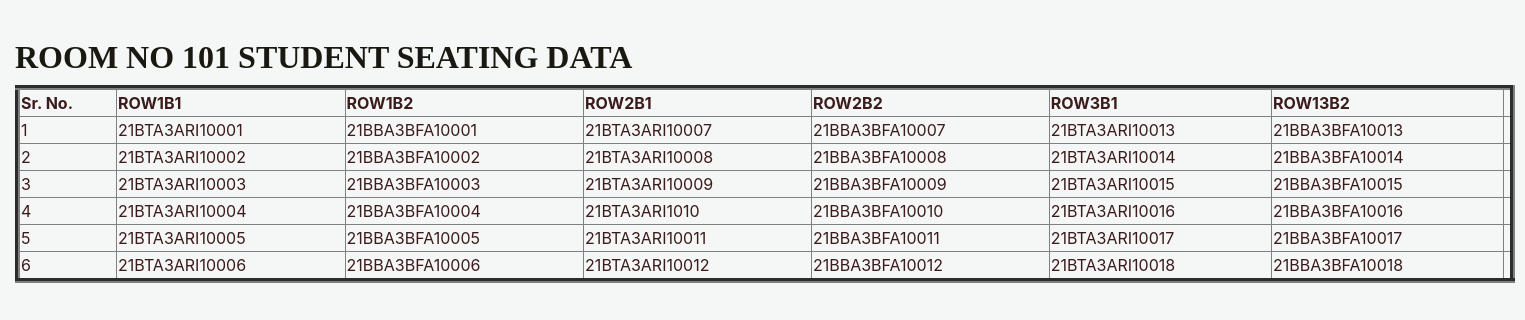
Page /displaypratice.php on the committed database.
### tables this page shows
CREATE TABLE `demo` (
  `ROW1B1` varchar(20) NOT NULL,
  `ROW1B2` varchar(20) NOT NULL,
  `ROW2B1` varchar(20) NOT NULL,
  `ROW2B2` varchar(20) NOT NULL,
  `ROW3B1` varchar(20) NOT NULL,
  `ROW3B2` varchar(20) NOT NULL
);

### displaypratice.php (the view, shortened to what this page needs)
<!DOCTYPE html>
<html lang="en">
<head>
  <link rel="stylesheet" href="https://maxcdn.bootstrapcdn.com/bootstrap/4.0.0/css/bootstrap.min.css"
>
    <link rel="stylesheet" href="css/sagesport.css">
    <link rel="stylesheet" href="https://cdnjs.cloudflare.com/ajax/libs/font-awesome/5.15.3/css/all.min.css">
</head>
<body>
    <section id="title" >
        <div class="container-fluid">
    <?php
  echo "<h2> <br><b>       ROOM NO 101 STUDENT SEATING DATA <b/> </h2>";
  $con=new mysqli("localhost","root","","pbl2project");
  $sql="select * from demo";
  $result = $con->query($sql);
  if ($result->num_rows > 0) {
    $i=1;
  echo "<table border='5' width='1500px'><tr><th>Sr. No.</th><th>ROW1B1</th><th>ROW1B2</th><th>ROW2B1</th><th>ROW2B2</th><th>ROW3B1</th><th>ROW13B2</th></tr>";
    while($row = $result->fetch_assoc()) {
  echo "<tr><td>".$i."</td><td>".$row['ROW1B1']."</td><td>".$row['ROW1B2']."</td><td>".$row['ROW2B1']."</td><td>".$row['ROW2B2']."</td><td>".$row['ROW3B1']."</td><td>".$row['ROW3B2']."</td><td>";
  $i++;
    }
  }
  ?>
</div>
</section>
</body>
</html>

### sagesport.css (style rules this page uses)
#title { background-color: #f5f6f6; color: rgb(59, 27, 27); min-height: auto; width: 100%; height: 760px; }
h2 { font-family: "Montserrat-Black"; color: rgb(25, 25, 18); }

### rows in the picture
demo: ROW1B1 "21BTA3ARI10001", ROW1B2 "21BBA3BFA10001", ROW2B1 "21BTA3ARI10007", ROW2B2 "21BBA3BFA10007", ROW3B1 "21BTA3ARI10013", ROW3B2 "21BBA3BFA10013"
demo: ROW1B1 "21BTA3ARI10002", ROW1B2 "21BBA3BFA10002", ROW2B1 "21BTA3ARI10008", ROW2B2 "21BBA3BFA10008", ROW3B1 "21BTA3ARI10014", ROW3B2 "21BBA3BFA10014"
demo: ROW1B1 "21BTA3ARI10003", ROW1B2 "21BBA3BFA10003", ROW2B1 "21BTA3ARI10009", ROW2B2 "21BBA3BFA10009", ROW3B1 "21BTA3ARI10015", ROW3B2 "21BBA3BFA10015"
demo: ROW1B1 "21BTA3ARI10004", ROW1B2 "21BBA3BFA10004", ROW2B1 "21BTA3ARI1010", ROW2B2 "21BBA3BFA10010", ROW3B1 "21BTA3ARI10016", ROW3B2 "21BBA3BFA10016"
demo: ROW1B1 "21BTA3ARI10005", ROW1B2 "21BBA3BFA10005", ROW2B1 "21BTA3ARI10011", ROW2B2 "21BBA3BFA10011", ROW3B1 "21BTA3ARI10017", ROW3B2 "21BBA3BFA10017"
demo: ROW1B1 "21BTA3ARI10006", ROW1B2 "21BBA3BFA10006", ROW2B1 "21BTA3ARI10012", ROW2B2 "21BBA3BFA10012", ROW3B1 "21BTA3ARI10018", ROW3B2 "21BBA3BFA10018"
